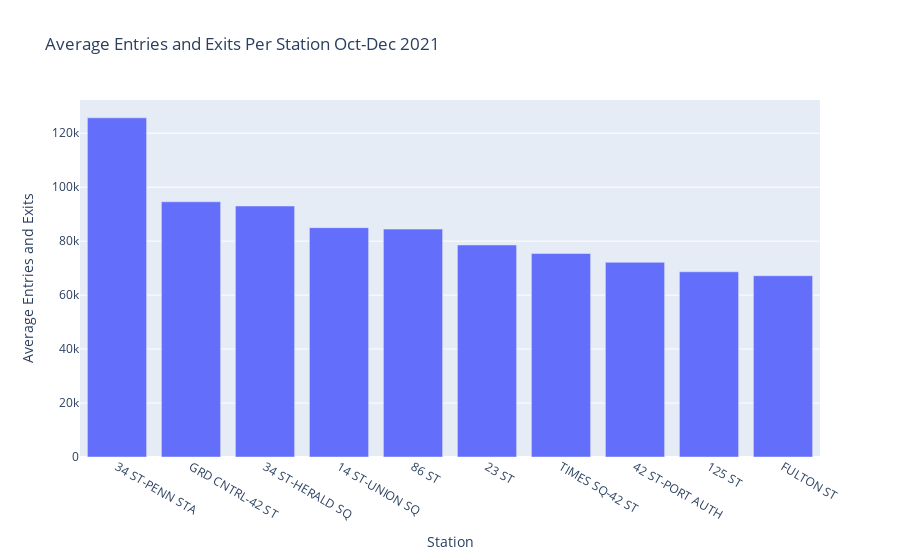

The cell this chart's notebook holds for it:
### Code cell
fig.show()

### Figure 1 — Plotly figure (JSON) as saved in the notebook; plotly's stock layout.template omitted (floating-point values rounded to 4 significant figures)
{"data": [{"alignmentgroup": "True", "hovertemplate": "Station=%{x}<br>Average Entries and Exits=%{y}<extra></extra>", "legendgroup": "", "marker": {"color": "#636efa", "pattern": {"shape": ""}}, "name": "", "offsetgroup": "", "orientation": "v", "showlegend": false, "textposition": "auto", "type": "bar", "x": ["34 ST-PENN STA", "GRD CNTRL-42 ST", "34 ST-HERALD SQ", "14 ST-UNION SQ", "86 ST", "23 ST", "TIMES SQ-42 ST", "42 ST-PORT AUTH", "125 ST", "FULTON ST"], "xaxis": "x", "y": [125700.0, 94590.0, 93020.0, 84990.0, 84460.0, 78580.0, 75430.0, 72160.0, 68650.0, 67190.0], "yaxis": "y"}], "layout": {"barmode": "relative", "legend": {"tracegroupgap": 0}, "title": {"text": "Average Entries and Exits Per Station Oct-Dec 2021"}, "xaxis": {"anchor": "y", "domain": [0, 1], "title": {"text": "Station"}}, "yaxis": {"anchor": "x", "domain": [0, 1], "title": {"text": "Average Entries and Exits"}}}}
